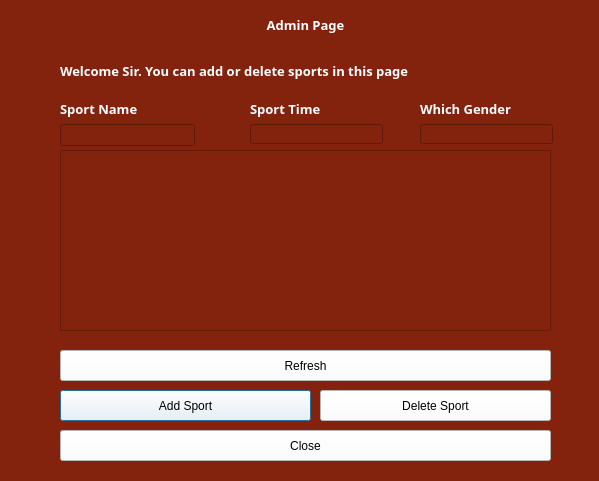
<?xml version="1.0" encoding="UTF-8"?>
<ui version="4.0">
 <class>Dialog</class>
 <widget class="QDialog" name="Dialog">
  <property name="geometry">
   <rect>
    <x>0</x>
    <y>0</y>
    <width>599</width>
    <height>481</height>
   </rect>
  </property>
  <property name="windowTitle">
   <string>Dialog</string>
  </property>
  <property name="styleSheet">
   <string notr="true">background-color: #83230E;
color: white;</string>
  </property>
  <widget class="QLabel" name="label_5">
   <property name="geometry">
    <rect>
     <x>60</x>
     <y>10</y>
     <width>491</width>
     <height>31</height>
    </rect>
   </property>
   <property name="font">
    <font>
     <family>Arial Black</family>
     <pointsize>10</pointsize>
     <weight>75</weight>
     <bold>true</bold>
    </font>
   </property>
   <property name="text">
    <string>&lt;html&gt;&lt;head/&gt;&lt;body&gt;&lt;p align=&quot;center&quot;&gt;Admin Page&lt;/p&gt;&lt;/body&gt;&lt;/html&gt;</string>
   </property>
  </widget>
  <widget class="QPushButton" name="addButton">
   <property name="geometry">
    <rect>
     <x>60</x>
     <y>390</y>
     <width>251</width>
     <height>31</height>
    </rect>
   </property>
   <property name="styleSheet">
    <string notr="true">background-color: white; color: black</string>
   </property>
   <property name="text">
    <string>Add Sport</string>
   </property>
  </widget>
  <widget class="QPushButton" name="closeButton">
   <property name="geometry">
    <rect>
     <x>60</x>
     <y>430</y>
     <width>491</width>
     <height>31</height>
    </rect>
   </property>
   <property name="styleSheet">
    <string notr="true">background-color: white; color: black</string>
   </property>
   <property name="text">
    <string>Close</string>
   </property>
  </widget>
  <widget class="QLabel" name="label_6">
   <property name="geometry">
    <rect>
     <x>60</x>
     <y>60</y>
     <width>461</width>
     <height>21</height>
    </rect>
   </property>
   <property name="font">
    <font>
     <family>Arial Black</family>
     <pointsize>10</pointsize>
     <weight>75</weight>
     <bold>true</bold>
    </font>
   </property>
   <property name="text">
    <string>Welcome Sir. You can add or delete sports in this page</string>
   </property>
  </widget>
  <widget class="QWidget" name="layoutWidget">
   <property name="geometry">
    <rect>
     <x>60</x>
     <y>100</y>
     <width>135</width>
     <height>46</height>
    </rect>
   </property>
   <layout class="QVBoxLayout" name="verticalLayout">
    <item>
     <widget class="QLabel" name="label_4">
      <property name="font">
       <font>
        <family>Arial Black</family>
        <pointsize>10</pointsize>
        <weight>75</weight>
        <bold>true</bold>
       </font>
      </property>
      <property name="text">
       <string>Sport Name</string>
      </property>
     </widget>
    </item>
    <item>
     <widget class="QLineEdit" name="lineEdit"/>
    </item>
   </layout>
  </widget>
  <widget class="QLabel" name="label_7">
   <property name="geometry">
    <rect>
     <x>250</x>
     <y>100</y>
     <width>133</width>
     <height>18</height>
    </rect>
   </property>
   <property name="font">
    <font>
     <family>Arial Black</family>
     <pointsize>10</pointsize>
     <weight>75</weight>
     <bold>true</bold>
    </font>
   </property>
   <property name="text">
    <string>Sport Time</string>
   </property>
  </widget>
  <widget class="QLineEdit" name="lineEdit_2">
   <property name="geometry">
    <rect>
     <x>250</x>
     <y>124</y>
     <width>133</width>
     <height>20</height>
    </rect>
   </property>
  </widget>
  <widget class="QLineEdit" name="lineEdit_3">
   <property name="geometry">
    <rect>
     <x>420</x>
     <y>124</y>
     <width>133</width>
     <height>20</height>
    </rect>
   </property>
  </widget>
  <widget class="QLabel" name="label_8">
   <property name="geometry">
    <rect>
     <x>420</x>
     <y>100</y>
     <width>133</width>
     <height>18</height>
    </rect>
   </property>
   <property name="font">
    <font>
     <family>Arial Black</family>
     <pointsize>10</pointsize>
     <weight>75</weight>
     <bold>true</bold>
    </font>
   </property>
   <property name="text">
    <string>Which Gender</string>
   </property>
  </widget>
  <widget class="QTableWidget" name="tableWidget">
   <property name="geometry">
    <rect>
     <x>60</x>
     <y>150</y>
     <width>491</width>
     <height>181</height>
    </rect>
   </property>
  </widget>
  <widget class="QPushButton" name="deleteButton">
   <property name="geometry">
    <rect>
     <x>320</x>
     <y>390</y>
     <width>231</width>
     <height>31</height>
    </rect>
   </property>
   <property name="styleSheet">
    <string notr="true">background-color: white; color: black</string>
   </property>
   <property name="text">
    <string>Delete Sport</string>
   </property>
  </widget>
  <widget class="QPushButton" name="refreshButton">
   <property name="geometry">
    <rect>
     <x>60</x>
     <y>350</y>
     <width>491</width>
     <height>31</height>
    </rect>
   </property>
   <property name="styleSheet">
    <string notr="true">background-color: white; color: black</string>
   </property>
   <property name="text">
    <string>Refresh</string>
   </property>
  </widget>
 </widget>
 <resources/>
 <connections/>
</ui>
